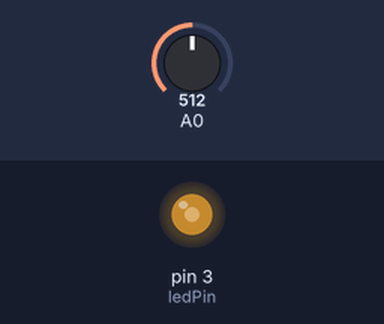
Bench run of a sketch on a simulated Arduino Uno, built with avr-gcc and run on an emulated ATmega328P. On the bench: output pins drawn as LEDs (lit = HIGH). The test bench sets the inputs (shaded band); at power-on: A0 = 512.

Above: at 1.2 s.
1.3 s: A0 set to 716
At 2.5 s:
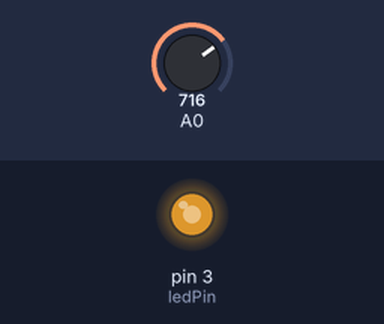
2.8 s: A0 set to 900
At 3.7 s:
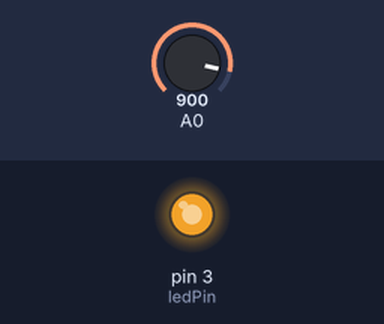
4.3 s: A0 set to 122
At 4.9 s:
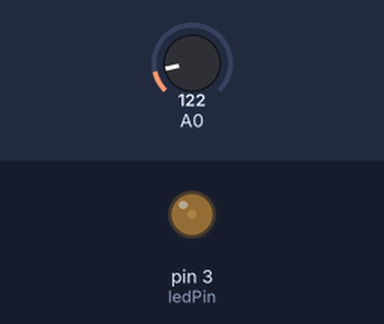
5.8 s: A0 set to 0
At 7.2 s:
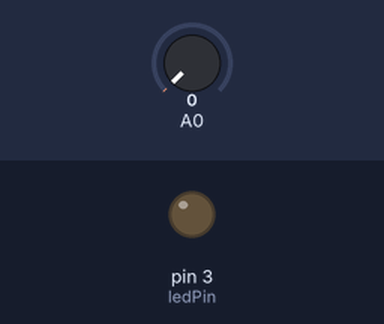
Timing chart, 0 to 8.3 s (numbered marks = the images above; inputs shaded):
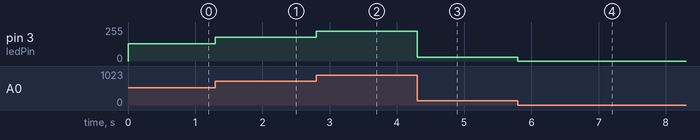

The sketch:

analog.ino
```cpp
/*
  Amina et Valentin
 */
 const int ledPin = 3;
 int sensorValue = 0;


// the setup function runs once when you press reset or power the board
void setup() {
  Serial.begin(9600);
}

// the loop function runs over and over again forever
void loop() {
  sensorValue = analogRead(A0);
  analogWrite(ledPin, sensorValue/4);
}
```

Measured:
- after the input at 1.3 s, pin 3 (ledPin): 128/255 → 179/255 at once
- after the input at 2.8 s, pin 3 (ledPin): 179/255 → 225/255 at once
- after the input at 4.3 s, pin 3 (ledPin): 225/255 → 30/255 at once
- after the input at 5.8 s, pin 3 (ledPin): 30/255 → 0/255 at once
